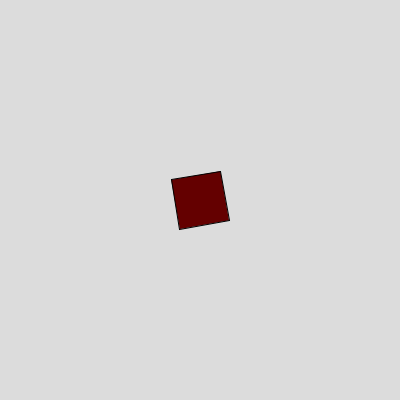
Frame 1 (no input)
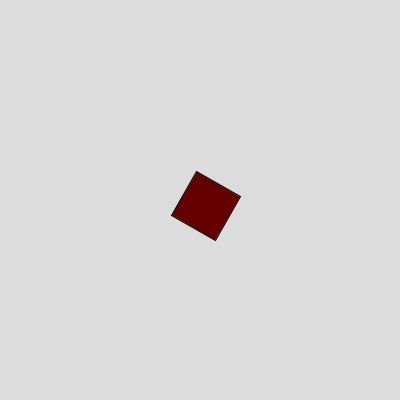
Frame 60 (the mouse pressed at the canvas centre just before this capture)
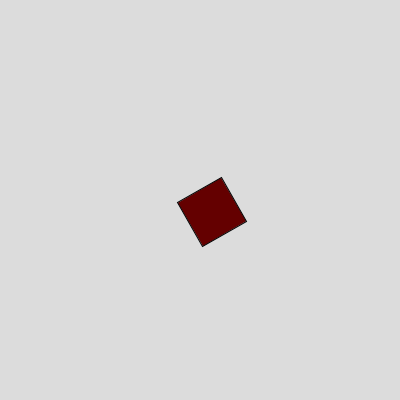
Frame 120 (the mouse held since frame 60 and released just before this capture)

The Processing sketch that drew these frames (run headless with seeded random() and noise(); from frame 60 on, the mouse is pressed at the canvas centre):

// Processing sketch: sketch_rotacion_local
// ── sketch_rotacion_local.pde
Cuadrado c1, c2;

void setup() {
  size(400, 400);
  c1 = new Cuadrado();
}

void draw() {
  background(220);
  translate(width/2, height/2);
  c1.Traslacion(0.1,0.1);
  c1.RotacionLocal(radians(10));
  c1.Dibujar();
}

// ── Cuadrado.pde
class Cuadrado {
  PVector centro;
  ArrayList<PVector> vertices;
  float lado; // Tamaño del lado
  color relleno;
  
  Cuadrado () {
    centro = new PVector(0,0);
    lado = 50;
    vertices = new ArrayList<PVector>();
    vertices.add(new PVector(lado/2, lado/2));
    vertices.add(new PVector(-lado/2, lado/2));
    vertices.add(new PVector(-lado/2, -lado/2));
    vertices.add(new PVector(lado/2, -lado/2));
    relleno = color (100, 0, 0);
  }
   
  void Dibujar () {
    fill(relleno);
    beginShape();
    for (PVector p: vertices) {
      vertex(centro.x + p.x, centro.y + p.y);
    }
    endShape(CLOSE);
  }
  
  void Traslacion(float dx, float dy) {
    centro.add(dx, dy);
  }
  
  void RotacionLocal (float theta) {
     for (PVector p : vertices) {
       float x = p.x * cos(theta) + p.y * sin(theta);
       float y = - p.x * sin(theta) + p.y * cos(theta);
       p.set(x,y);
     }
  }
}
